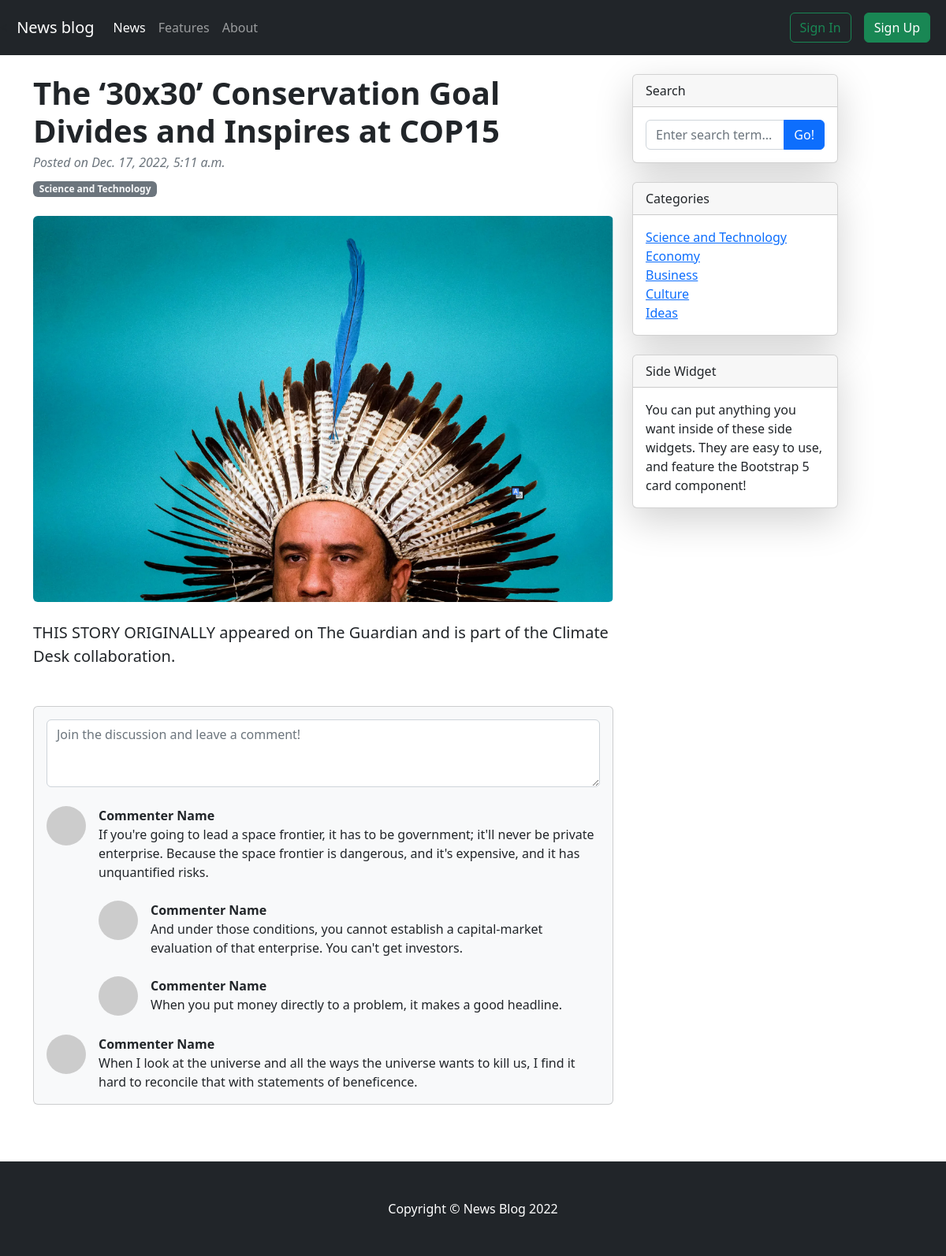
Screenshot of /3/ with the database file from the repository.
### news/models.py (models this page shows, shortened)
class News(models.Model):
    category = models.ForeignKey(Category, on_delete=models.CASCADE, blank=True)
    title = models.CharField(max_length=100)
    description = models.CharField(max_length=150)
    image = models.ImageField(upload_to='news/images/')
    article = models.TextField()
    date = models.DateTimeField(auto_now=True)
    class Meta:
        verbose_name_plural = 'News'

class Category(models.Model):
    name = models.CharField(max_length=32)
    class Meta:
        verbose_name_plural = 'Category'
    def __str__(self):
        return self.name

### news/views.py (the view)
# urls.py: path('<int:news_pk>/', news_views.article, name='article'),
def article(request, news_pk):
    categories = Category.objects.all()
    try:
        news = News.objects.get(pk=news_pk)
        context = {'page_name': news.title, 'news': news, 'categories': categories}
        return render(request, template_name='article.html', context=context)
    except News.DoesNotExist:
        context = {'page_name': 'Does Not Exist', 'categories': categories, 'error': 'This article does not exist'}
        return render(request, template_name='article.html', context=context)

### news/templates/article.html (shortened to what this page needs)
{% extends 'base.html' %}
{% block content %}
{% if news %}
        <div class="container mt-4 mb-4">
            <div class="row">
                <div class="col-lg-8">
                    <article>
                        <header class="mb-4">
                            <h1 class="fw-bolder mb-1">{{ news.title }}</h1>
                            <div class="text-muted fst-italic mb-2">Posted on {{ news.date }}</div>
                            <a class="badge bg-secondary text-decoration-none link-light" href="#!">{{ news.category }}</a>
                        </header>
                        <figure class="mb-4"><img class="img-fluid rounded" src="{{ news.image.url }}" alt="..." /></figure>
                        <section class="mb-5">
                            <p class="fs-5 mb-4">{{ news.article }}</p>
                        </section>
                    </article>
                    <section class="mb-5">
                        <div class="card bg-light">
                            <div class="card-body">
                                <form class="mb-4"><textarea class="form-control" rows="3" placeholder="Join the discussion and leave a comment!"></textarea></form>
                                <div class="d-flex mb-4">
                                    <div class="flex-shrink-0"><img class="rounded-circle" src="https://dummyimage.com/50x50/ced4da/6c757d.jpg" alt="..." /></div>
                                    <div class="ms-3">
                                        <div class="fw-bold">Commenter Name</div>
                                        If you're going to lead a space frontier, it has to be government; it'll never be private enterprise. Because the space frontier is dangerous, and it's expensive, and it has unquantified risks.
                                        <div class="d-flex mt-4">
                                            <div class="flex-shrink-0"><img class="rounded-circle" src="https://dummyimage.com/50x50/ced4da/6c757d.jpg" alt="..." /></div>
                                            <div class="ms-3">
                                                <div class="fw-bold">Commenter Name</div>
                                                And under those conditions, you cannot establish a capital-market evaluation of that enterprise. You can't get investors.
                                            </div>
                                        </div>
                                        <div class="d-flex mt-4">
                                            <div class="flex-shrink-0"><img class="rounded-circle" src="https://dummyimage.com/50x50/ced4da/6c757d.jpg" alt="..." /></div>
                                            <div class="ms-3">
                                                <div class="fw-bold">Commenter Name</div>
                                                When you put money directly to a problem, it makes a good headline.
                                            </div>
                                        </div>
                                    </div>
                                </div>
                                <div class="d-flex">
                                    <div class="flex-shrink-0"><img class="rounded-circle" src="https://dummyimage.com/50x50/ced4da/6c757d.jpg" alt="..." /></div>
                                    <div class="ms-3">
                                        <div class="fw-bold">Commenter Name</div>
                                        When I look at the universe and all the ways the universe wants to kill us, I find it hard to reconcile that with statements of beneficence.
                                    </div>
                                </div>
                            </div>
                        </div>
                    </section>
                </div>
{% endif %}
                <div class="col-lg-3">
                    <div class="card mb-4 shadow-lg">
                        <div class="card-header">Search</div>
                        <div class="card-body">
                            <div class="input-group">
                                <input class="form-control" type="text" placeholder="Enter search term..." aria-label="Enter search term..." aria-describedby="button-search" />
                                <button class="btn btn-primary" id="button-search" type="button">Go!</button>
                            </div>
                        </div>
                    </div>
                    <div class="card mb-4 shadow-lg">
                    <div class="card-header">Categories</div>
                    <div class="card-body">
                        <div class="row">
                            <div class="col">
                                <ul class="list-unstyled mb-0">
                                    {% for cat in categories %}
                                    <li><a href="{% url 'news' cat.id %}">{{ cat }}</a></li>
                                    {% endfor %}
                                </ul>
                            </div>
                        </div>
                    </div>
                </div>
                    <div class="card mb-4 shadow-lg">
                        <div class="card-header">Side Widget</div>
                        <div class="card-body">You can put anything you want inside of these side widgets. They are easy to use, and feature the Bootstrap 5 card component!</div>
                    </div>
                </div>
            </div>
        </div>
{% endblock %}

### rows the page displays
News: title "The ‘30x30’ Conservation Goal Divides and Inspires at COP15", date "Dec. 17, 2022, 5:11 a.m.", category "Science and Technology", image (picture), article "THIS STORY ORIGINALLY appeared on The Guardian and is part of the Climate Desk collaboration."
Category: name "Science and Technology"
Category: name "Economy"
Category: name "Business"
Category: name "Culture"
Category: name "Ideas"
